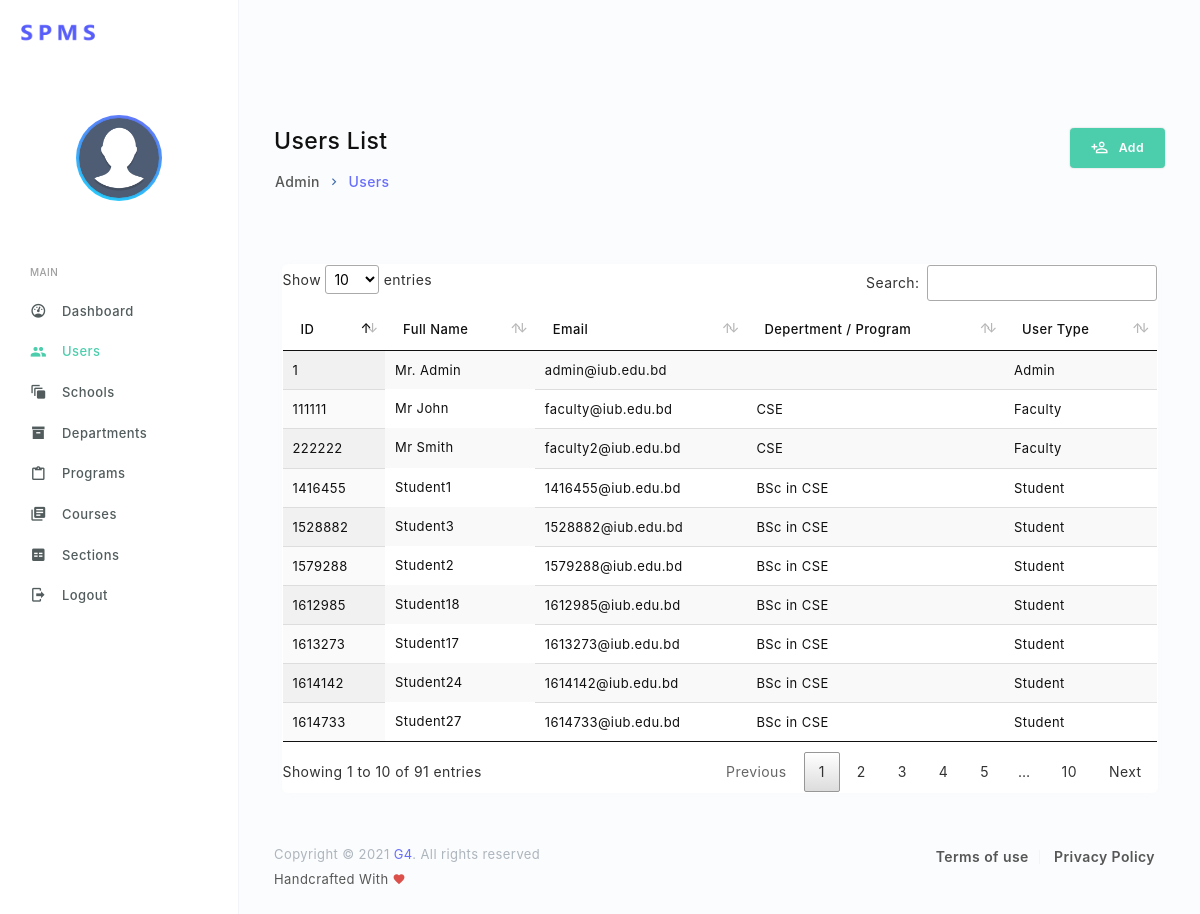
The page /admin/users-list.php (signed in) on the database its author committed.
### tables this page shows
CREATE TABLE `faculty` (
  `id` int(11) NOT NULL,
  `name` varchar(255) NOT NULL,
  `email` varchar(255) NOT NULL,
  `password` varchar(255) NOT NULL,
  `department_id` varchar(10) NOT NULL
);

CREATE TABLE `student` (
  `id` int(11) NOT NULL,
  `name` varchar(255) NOT NULL,
  `email` varchar(255) NOT NULL,
  `password` varchar(255) NOT NULL,
  `program_id` int(11) NOT NULL
);

CREATE TABLE `program` (
  `id` int(11) NOT NULL,
  `name` varchar(255) NOT NULL,
  `department_id` varchar(10) NOT NULL,
  `total_credits` int(11) DEFAULT NULL
);

### php/user.php (called while the page is built, shortened)
<?php
   include 'mysql.php';
   if ($_SERVER['REQUEST_METHOD'] == 'POST' && $_POST['user']) {
        $user = $_POST['user'];
        $name = $_POST['f_name']." ".$_POST['l_name'];
        $email = $_POST['email'];
        $query = '';
        if($user == 'admin'){
            $uni = $_SESSION['uni'];
            $query = "INSERT INTO admin (name, email, password, university_id)
                     VALUES ('$name', '$email', '12345678', '$uni')";
        }else if($user == 'student'){
           $id = $_POST['id'];
           $program = $_POST['program'];
           $query = "INSERT INTO student (id, name, email, password, program_id)
                     VALUES ($id, '$name', '$email', '12345678', '$program')";
        }else{
            $id = $_POST['id'];
            $department = $_POST['department'];
            $query = "INSERT INTO faculty (id, name, email, password, department_id)
                     VALUES ($id, '$name', '$email', '12345678', '$department')";
        }
        $conn->query($query);
        header("Location: users-list.php");
   }else{
        $query = "SELECT student.id, student.name, student.email, program.name as 'program', UPPER(department.id) as 'department'
        FROM student LEFT JOIN (program LEFT JOIN department ON program.department_id = department.id)
        ON student.program_id = program.id";
        $students = $conn->query($query);
        $query = "SELECT faculty.id, faculty.name, faculty.email, UPPER(faculty.department_id) as 'department' FROM faculty";
        $faculties = $conn->query($query);
        $query = "SELECT admin.id, admin.name, admin.email from admin";
        $admins = $conn->query($query);
   }
?>

### admin/users-list.php (the view, shortened to what this page needs)
<?php
  include '../php/user.php';
?>
<!DOCTYPE html>
<html lang="en">
  <head>
    <link rel="stylesheet" href="../assets/vendors/iconfonts/mdi/css/materialdesignicons.css">
    <link rel="stylesheet" href="../assets/vendors/css/vendor.addons.css">
    <link rel="stylesheet" href="../assets/vendors/datatables/jquery.dataTables.css">
    <link rel="stylesheet" href="../assets/css/shared/style.css">
    <link rel="stylesheet" href="../assets/css/demo_1/style.css">
  </head>
  <body class="header-fixed">
    <nav class="t-header">
      <div class="t-header-brand-wrapper">
        <a href="index.html">
          <img class="logo" src="../assets/images/logo.png" alt="">
        </a>
      </div>
      <div class="t-header-content-wrapper">
      </div>
    </nav>
    <div class="page-body">
      <div class="sidebar">
        <div class="user-profile">
          <div class="display-avatar animated-avatar">
            <img class="profile-img img-lg rounded-circle" src="../assets/images/profile/male/image_1.png" alt="profile image">
          </div>
          <div class="info-wrapper">
          </div>
        </div>
        <ul class="navigation-menu">
          <li class="nav-category-divider">MAIN</li>
          <li>
            <a href="dashboard.php">
              <span class="link-title">Dashboard</span>
              <i class="mdi mdi-gauge link-icon"></i>
            </a>
          </li>
          <li class="active">
            <a href="users-list.php">
              <span class="link-title">Users</span>
              <i class="mdi mdi-account-multiple link-icon"></i>
            </a>
          </li>
          <li>
            <a href="schools-list.php">
              <span class="link-title">Schools</span>
              <i class="mdi mdi-animation link-icon"></i>
            </a>
          </li>
          <li>
            <a href="departments-list.php">
              <span class="link-title">Departments</span>
              <i class="mdi mdi-archive link-icon"></i>
            </a>
          </li>
          <li>
            <a href="programs-list.php">
              <span class="link-title">Programs</span>
              <i class="mdi mdi-clipboard-outline link-icon"></i>
            </a>
          </li>
          <li>
            <a href="courses-list.php">
              <span class="link-title">Courses</span>
              <i class="mdi mdi-library-books link-icon"></i>
            </a>
          </li>
          <li>
            <a href="sections-list.php">
              <span class="link-title">Sections</span>
              <i class="mdi mdi-code-equal link-icon"></i>
            </a>
          </li>
          <li>
            <a href="../php/login.php?logout=1">
              <span class="link-title">Logout</span>
              <i class="mdi mdi-logout link-icon"></i>
            </a>
          </li>
        </ul>
      </div>
      <div class="page-content-wrapper">
        <div class="page-content-wrapper-inner">
          <div class="content-viewport">
            <div class="row">
              <div class="col-9 py-5">
                <h4>Users List</h4>
                <div class="viewport-header">
                  <nav aria-label="breadcrumb">
                    <ol class="breadcrumb has-arrow">
                      <li class="breadcrumb-item">
                        <a href="dashboard.php">Admin</a>
                      </li>
                      <li class="breadcrumb-item active" aria-current="page">Users</li>
                    </ol>
                  </nav>
                </div>
              </div>
              <div class="col-3 py-5 text-right">
                <a class="btn btn-success has-icon" href="user-create.php">
                  <i class="mdi mdi-account-plus-outline"></i>Add
                </a>
              </div>
            </div>
            <div class="col-lg-12">
              <div class="grid">
                <div class="item-wrapper">
                  <div class="table-responsive">
                    <table class="table display" id="user-table">
                      <thead>
                        <tr>
                          <th>ID</th>
                          <th>Full Name</th>
                          <th>Email</th>
                          <th>Depertment / Program</th>
                          <th>User Type</th>
                        </tr>
                      </thead>
                      <tbody>
                        <?php
                          foreach($admins as $admin){
                            echo "
                            <tr>
                              <td>".$admin['id']."</td>
                              <td class='d-flex align-items-center border-top-0'>
                                <span>".$admin['name']."</span>
                              </td>
                              <td>".$admin['email']."</td>
                              <td></td>
                              <td>Admin</td>
                            </tr>
                            ";
                          }
                          foreach($faculties as $faculty){
                            echo "
                            <tr>
                              <td>".$faculty['id']."</td>
                              <td class='d-flex align-items-center border-top-0'>
                                <span>".$faculty['name']."</span>
                              </td>
                              <td>".$faculty['email']."</td>
                              <td>".$faculty['department']."</td>
                              <td>Faculty</td>
                            </tr>
                            ";
                          }
                          foreach($students as $student){
                            echo "
                            <tr>
                              <td>".$student['id']."</td>
                              <td class='d-flex align-items-center border-top-0'>
                                <span>".$student['name']."</span>
                              </td>
                              <td>".$student['email']."</td>
                              <td>".$student['program']." in ".$student['department']."</td>
                              <td>Student</td>
                            </tr>
                            ";
                          }
                        ?>
                      </tbody>
                    </table>
                  </div>
                </div>
              </div>
            </div>
          </div>
        </div>
        <footer class="footer">
          <div class="row">
            <div class="col-sm-6 text-center text-sm-right order-sm-1">
              <ul class="text-gray">
                <li><a href="#">Terms of use</a></li>
                <li><a href="#">Privacy Policy</a></li>
              </ul>
            </div>
            <div class="col-sm-6 text-center text-sm-left mt-3 mt-sm-0">
              <small class="text-muted d-block">Copyright © 2021 <a href="#" >G4</a>. All rights reserved</small>
              <small class="text-gray mt-2">Handcrafted With <i class="mdi mdi-heart text-danger"></i></small>
            </div>
          </div>
        </footer>
      </div>
    </div>
  </body>
</html>

### rows shown on the page
faculty: id "111111", name "Mr John", email "faculty@iub.edu.bd", department "CSE"
faculty: id "222222", name "Mr Smith", email "faculty2@iub.edu.bd", department "CSE"
student: id "1416455", name "Student1", email "1416455@iub.edu.bd", program.name "BSc", department "CSE"
student: id "1528882", name "Student3", email "1528882@iub.edu.bd", program.name "BSc", department "CSE"
student: id "1579288", name "Student2", email "1579288@iub.edu.bd", program.name "BSc", department "CSE"
student: id "1612985", name "Student18", email "1612985@iub.edu.bd", program.name "BSc", department "CSE"
student: id "1613273", name "Student17", email "1613273@iub.edu.bd", program.name "BSc", department "CSE"
student: id "1614142", name "Student24", email "1614142@iub.edu.bd", program.name "BSc", department "CSE"
student: id "1614733", name "Student27", email "1614733@iub.edu.bd", program.name "BSc", department "CSE"

### other values the page prints
$admin['id'] "1"
$admin['name'] "Mr. Admin"
$admin['email'] "admin@iub.edu.bd"
